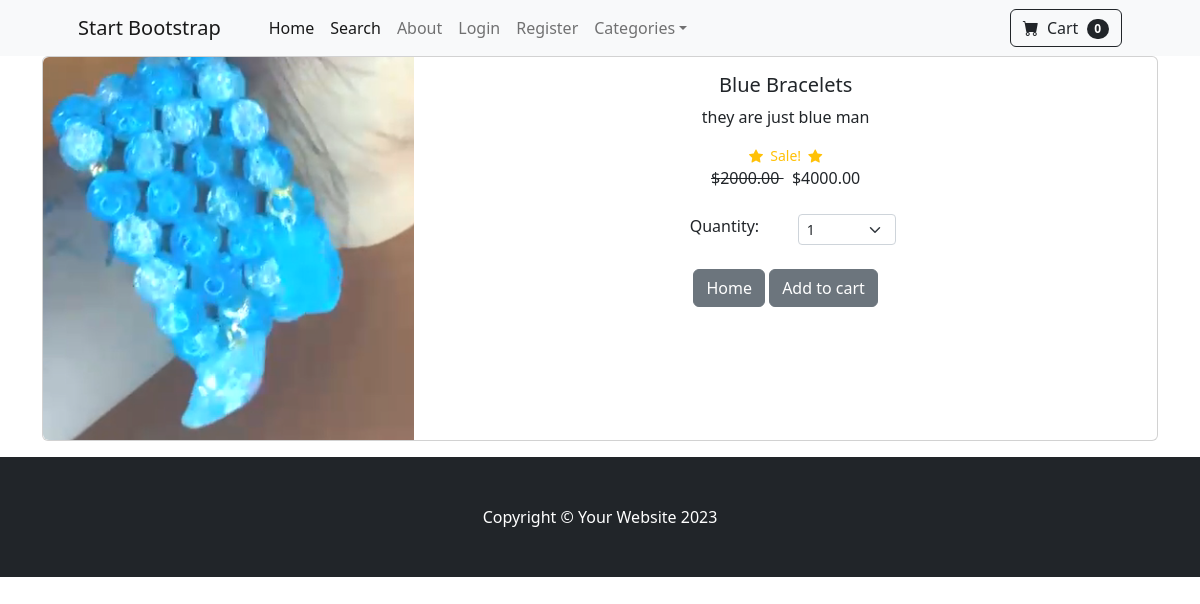
The page /product/7 on the database its author committed.
### store/models.py (models this page shows, shortened)
class Product(models.Model):
    name = models.CharField(max_length=50)
    price = models.DecimalField(default= 0, decimal_places = 2, max_digits = 6)
    category = models.ForeignKey(Category, on_delete = models.CASCADE, default = 1)
    description = models.CharField(max_length=250, default= "", blank= True, null= True)
    image = models.ImageField(upload_to = 'uploads/product/')
    is_sale = models.BooleanField(default=False)
    sale_price = models.DecimalField(default= 0, decimal_places = 2, max_digits = 6)

### store/views.py (the view)
# urls.py: path("product/<int:pk>", views.product, name = 'product'),
def product(request, pk):
    product = get_object_or_404(Product, pk=pk)
    return render(request, "product.html", {'product': product})

### cart/cart.py (called while the page is built)
    def __len__(self):
        return len(self.cart)

### cart/context_processors.py (called while the page is built)
def cart(requests):
    return {'cart' : Cart(requests)}

### store/templates/product.html (shortened to what this page needs)
{% extends 'base.html' %}
{% block content %}
        <div class = 'container'>
            <div class="card mb-3">
                <div class="row g-0">
                    <div class="col-md-4">
                    <img src="{{ product.image.url }}" class="img-fluid rounded-start" alt=" ">
                    </div>
                    <div class="col-md-8">
                    <div class="card-body">
                        <center>
                            <h5 class="card-title">{{ product.name }}</h5>
                            <p class="card-text">{{ product.description }}</p>
                            {% if product.is_sale %}
                            <div class = 'd-flex justify-content-center small text-warning nb-2'>
                                        <div class = 'bi-star-fill'></div>
                                        &nbsp;&nbsp;Sale!&nbsp;&nbsp;
                                        <div class = 'bi-star-fill'></div>
                                    </div>
                                    <strike>
                                        ${{ product.price }}
                                    </strike>
                                    &nbsp;
                                    ${{ product.sale_price }}
                            {% else %}
                            {{ product.price }}
                            {% endif %}
                            <br>
                            <br>
                            <div class = "row justify-content-center">
                                <div class = "col-md-2">Quantity: </div>
                                <div class = "col-md-2">
                                    <select class="form-select form-select-sm" aria-label="Default select example" id = "qty-cart">
                                        <option value="1">1</option>
                                    </select>
                                </div>
                            </div>
                            <br>
                            <a href = "{% url 'home' %}" class = 'btn btn-secondary'>Home</a>
                            <button type = 'button' value = '{{ product.id }}' class = 'btn btn-secondary' id = 'add-cart'>Add to cart</button>
                        </center>
                    </div>
                    </div>
                </div>
                </div>
        </div>
{% endblock %}

### rows shown on the page
Product: image (picture), name "Blue Bracelets", description "they are just blue man", price "2000.00", sale_price "4000.00"

### other values the page prints
{{ cart|length }} "0"
